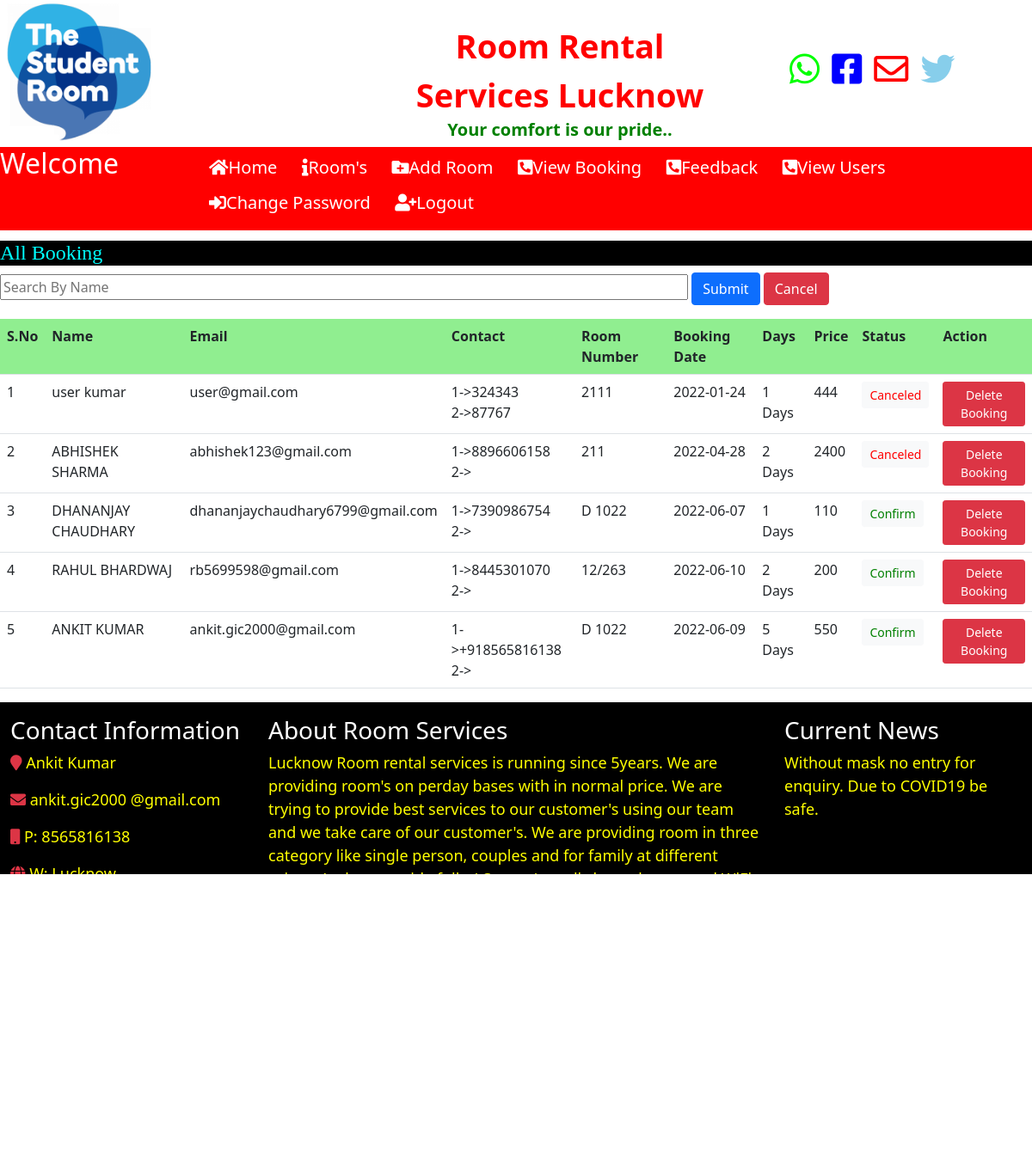
Screenshot of /view_booking (signed in) with the database file from the repository.
### room/models.py (models this page shows)
class Booking(models.Model):
    room_no = models.CharField(max_length=20,null=True)
    full_name = models.CharField(max_length=20, null=True)
    email_id = models.CharField(max_length=20, null=True)
    mobile1 = models.CharField(max_length=20, null=True)
    mobile2 = models.CharField(max_length=20, null=True)
    booking_date = models.CharField(max_length=20, null=True)
    days = models.CharField(max_length=20, null=True)
    gender = models.CharField(max_length=20, null=True)
    price = models.CharField(max_length=20, null=True)
    address = models.CharField(max_length=20, null=True)
    status = models.CharField(max_length=20, null=True)

### room/views.py (the view)
# urls.py: path('view_booking', view_booking, name='view_booking'),
def view_booking(request):
    if not request.user.is_staff:
        return redirect('login')
    data = Booking.objects.all()
    d = {'data':data}
    return render(request,'view_booking.html',d)

### room/templates/view_booking.html (shortened to what this page needs)
{% include 'admin_navigation.html' %}
<marquee behavior="alternate" style="font-family:'MonotypeCorsiva'; font-size:35px; color:cyan; background-color:black;
font-weight:bold; margin-top:1%">
  <h4>All Booking</h4>
</marquee>
<form method="POST" action="/search">
<input type="search" name="search" placeholder="Search By Name" style="width:800px;">
<input type="submit" class="btn btn-primary">
<a href="{% url 'view_booking' %}" class="btn btn-danger">Cancel</a>
</form>
<table class="table table-hover mt-3">
    <tr bgcolor="lightgreen">
        <th>S.No</th>
        <th>Name</th>
        <th>Email</th>
        <th>Contact</th>
        <th>Room Number</th>
        <th>Booking Date</th>
        <th>Days</th>
        <th>Price</th>
        <th>Status</th>
        <th>Action</th>
    </tr>
    {% for i in data %}
    <tr>
        <td>{{forloop.counter}}</td>
        <td>{{i.full_name}}</td>
        <td>{{i.email_id}}</td>
        <td>1->{{i.mobile1}}<br>2->{{i.mobile2}}</td>
        <td>{{i.room_no}}</td>
        <td>{{i.booking_date}}</td>
        <td>{{i.days}} Days</td>
        <td>{{i.price}}</td>
        <td><a href="{% url 'change_status' i.id %}" class="btn btn-light btn-sm">
         {% if i.status == "Confirm" %}
           <span style="color:green;"> {{i.status}}</span>
            {% endif %}
            {% if i.status == "Canceled" %}
           <span style="color:red;"> {{i.status}}</span>
          {% endif %}
        </td></a>
        <td><a href="{% url 'delete_booking' i.id %}" class="btn btn-danger btn-sm" onclick="return confirm('Are you sure ?')">Delete Booking</a></td>
    </tr>
{% endfor %}
</table>
{% include 'footer.html' %}

### rows the page displays
Booking: full_name "user kumar", email_id "user@gmail.com", mobile1 "324343", mobile2 "87767", room_no "2111", booking_date "2022-01-24", days "1", price "444", status "Canceled"
Booking: full_name "ABHISHEK SHARMA", email_id "abhishek123@gmail.com", mobile1 "8896606158", room_no "211", booking_date "2022-04-28", days "2", price "2400", status "Canceled"
Booking: full_name "DHANANJAY CHAUDHARY", email_id "dhananjaychaudhary6799@gmail.com", mobile1 "7390986754", room_no "D 1022", booking_date "2022-06-07", days "1", price "110", status "Confirm"
Booking: full_name "RAHUL BHARDWAJ", email_id "rb5699598@gmail.com", mobile1 "8445301070", room_no "12/263", booking_date "2022-06-10", days "2", price "200", status "Confirm"
Booking: full_name "ANKIT KUMAR", email_id "ankit.gic2000@gmail.com", mobile1 "+918565816138", room_no "D 1022", booking_date "2022-06-09", days "5", price "550", status "Confirm"
